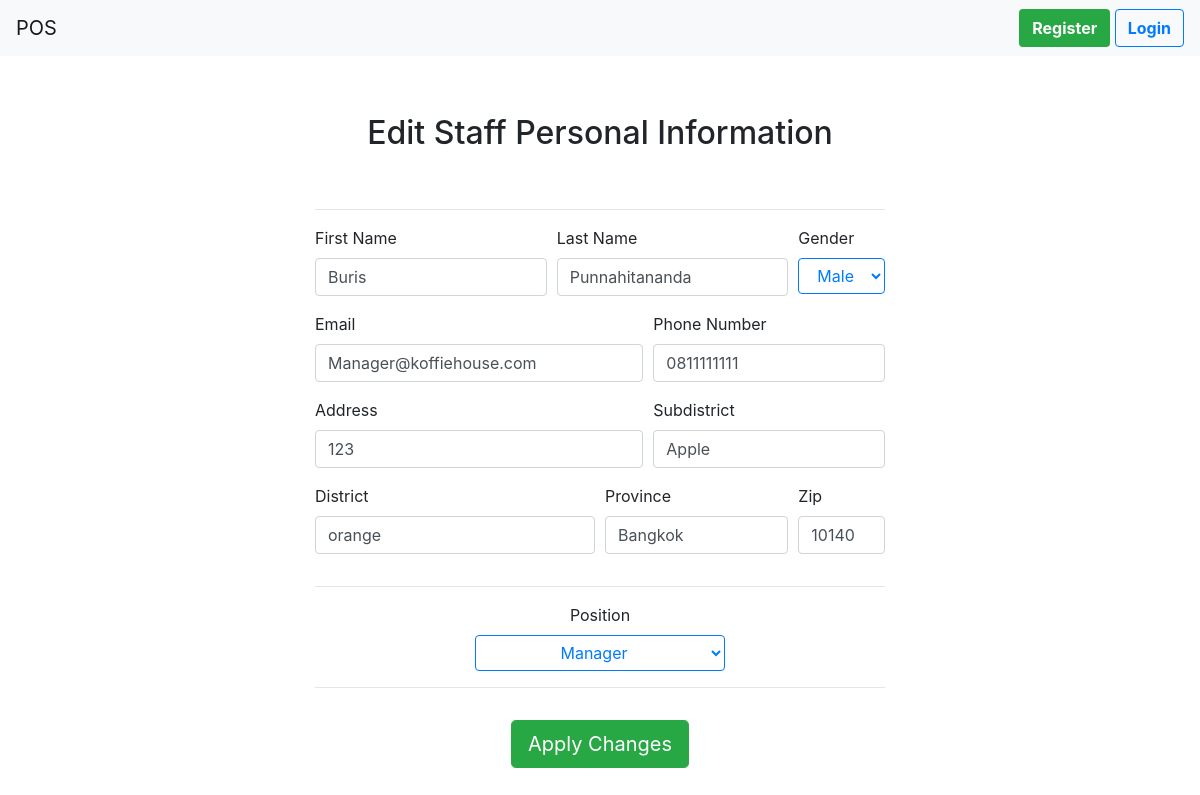
The app's page /add/staff-add.php?id=1 with its own data.
### tables this page shows
CREATE TABLE `staff` (
  `staffID` int(11) NOT NULL,
  `staffName` varchar(50) NOT NULL,
  `lName` varchar(20) NOT NULL,
  `gender` varchar(2) NOT NULL,
  `staffAddress` text NOT NULL,
  `subdistrict` varchar(30) NOT NULL,
  `district` varchar(30) NOT NULL,
  `province` varchar(30) NOT NULL,
  `zip` varchar(5) NOT NULL,
  `staffPhone` varchar(10) NOT NULL,
  `staffEmail` varchar(30) NOT NULL,
  `staffPosition` varchar(20) NOT NULL,
  `user_id` int(11) DEFAULT NULL
);

### add/staff-add.php (the view, shortened to what this page needs)
<!DOCTYPE html>
<html lang="en">
<head>
	<link rel="stylesheet" href="https://maxcdn.bootstrapcdn.com/bootstrap/4.0.0/css/bootstrap.min.css">
	<link href="https://unpkg.com/gijgo@1.9.13/css/gijgo.min.css" rel="stylesheet" type="text/css" />
	<link rel="stylesheet" href="https://stackpath.bootstrapcdn.com/bootstrap/4.4.1/css/bootstrap.min.css">
	<link rel="stylesheet" href="https://cdnjs.cloudflare.com/ajax/libs/font-awesome/4.7.0/css/font-awesome.min.css">
	<link rel="stylesheet" type="text/css" href="../css/table.css">
	<link rel="stylesheet" type="text/css" href="../css/index.css">
</head>
<body>
	<?php
	include '../nav-bar.php';
	if (isset($_GET["id"])) {
		include '../connection.php';
		$sql = "SELECT * FROM staff WHERE staffID = '$_GET[id]'";
		$result = mysqli_query($conn, $sql);
        $row = mysqli_fetch_assoc($result);
	}
	if (isset($_GET['id'])) { ?>
		<div align="center">
		<h2 style="margin-top: 20px; margin-bottom: 20px"><br>Edit Staff Personal Information</h2>
	</div> <?php
	} else {
	?>
	<div align="center">
		<h2 style="margin-top: 20px; margin-bottom: 20px"><br>Add New Staff Personal Information</h2>
	</div> <?php } ?>
	<div class="container-fluid" style="margin-top: 40px">
		<div class="row">
			<div class="col-sm-3"></div>
			<div class="col-sm-6"><hr>
				<?php
					if(isset($_GET['id']))
						echo '<form method="post" action="staff-request.php?id='.$_GET['id'].'">';
					else
						echo '<form method="post" action="staff-request.php">';
				?>
					<div class="form-row">
						<div class="form-group col-md-5">
							<label for="inputfName">First Name</label>
							<input type="text" class="form-control" id="inputfName" placeholder="Timothy" name="fname" value="<?php echo $row['staffName']; ?>" required>
						</div>
						<div class="form-group col-md-5">
							<label for="inputlName">Last Name</label>
							<input type="text" class="form-control" id="inputlName" placeholder="Jones" name="lname" value="<?php echo $row['lName']; ?>" required>
						</div>
						<div class="form-group col-md-2">
							<label for="inputGender">Gender</label>
							<select id="inputGender" class="btn btn-outline-primary dropdown-toggle" type="button" style="width: 100%" name="gender">
								<option value="M" <?php if($row[gender] == "M") echo "selected";?> >Male</option>
							</select>
						</div>
					</div>
					<div class="form-row">
						<div class="form-group col-md-7">
							<label for="inputEmail">Email</label>
							<input type="email" class="form-control" id="inputEmail" placeholder="admin@koffiehouse.cafe" name="email" value="<?php echo $row['staffEmail']; ?>" required>
						</div>
						<div class="form-group col-md-5">
							<label for="inputPhone">Phone Number</label>
							<input type="tel" class="form-control" id="inputPhone" placeholder="0812345678" name="phone" value="<?php echo $row['staffPhone']; ?>" required>
						</div>
					</div>
					<div class="form-row">
						<div class="form-group col-md-7">
							<label for="inputAddress">Address</label>
							<input type="text" class="form-control" id="inputAddress" placeholder="163 Rama 2 Road" name="add1" value="<?php echo $row['staffAddress']; ?>" required>
						</div>
						<div class="form-group col-md-5">
							<label for="inputCity">Subdistrict</label>
							<input type="text" class="form-control" id="inputCity" placeholder="Bangmod"  name="add2_5" value="<?php echo $row['subdistrict']; ?>" required>
						</div>
					</div>
					<div class="form-row">
						<div class="form-group col-md-6">
							<label for="inputCity">District</label>
							<input type="text" class="form-control" id="inputCity" placeholder="Chomthong"  name="add2" value="<?php echo $row['district']; ?>" required>
						</div>
						<div class="form-group col-md-4">
							<label for="inputState">Province</label>
							<input type="text" class="form-control" id="inputState" placeholder="Bangkok"  name="add3" value="<?php echo $row['province']; ?>" required>
						</div>
						<div class="form-group col-md-2">
							<label for="inputZip">Zip</label>
							<input type="text" class="form-control" id="inputZip" placeholder="10140"  name="zip" value="<?php echo $row['zip']; ?>" required>
						</div>
						<div class="col-md-12"><hr></div>
						<div class="form-group col-md-12" align="center">
							<label for="position">Position</label><br>
							<center>
								<select id="inputPosition" class="btn btn-outline-primary dropdown-toggle" type="button" style="width: 250px" name="position">
									<option value="Manager" <?php if($row[staffPosition] == "Manager") echo "selected";?>  >Manager</option>
								</select>
							</center>
							<hr>
						</div>
					</div>
					<?php if (isset($_GET['id'])) { ?>
						<center><button type="submit" class="btn btn-success btn-lg" style="margin-bottom: 50px">Apply Changes</button></center>
					<?php } else { ?>
					<center><button type="submit" class="btn btn-success btn-lg" style="margin-bottom: 50px">Add Staff</button></center>
				<?php } ?>
				</form>
			</div>
			<div class="col-sm-3"></div>
		</div>
	</div>
</body>
</html>

### records on screen
staff: fname "Buris", lname "Punnahitananda", gender "Male", email "Manager@koffiehouse.com", phone "0811111111", add1 "123", add2_5 "Apple", add2 "orange", add3 "Bangkok", zip "10140", position "Manager"
